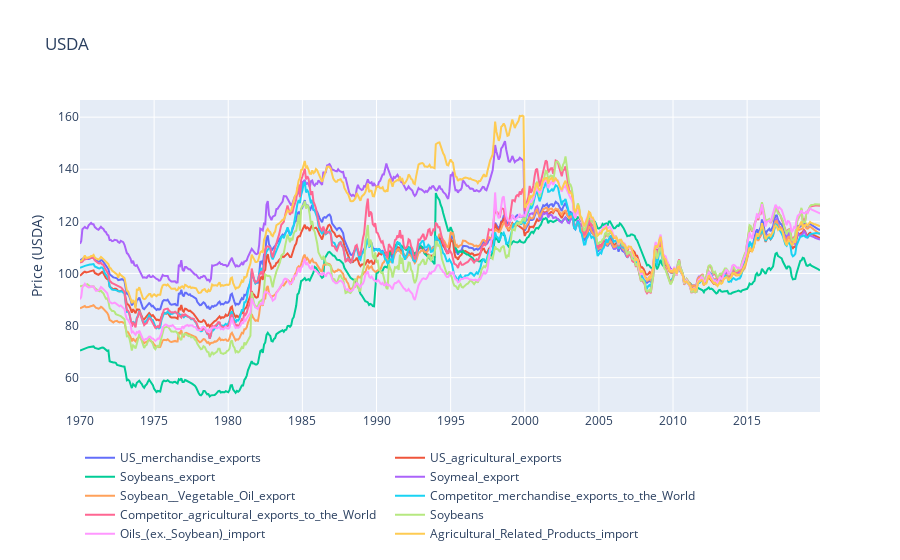

The code cell stored with this chart in its notebook:
### Code cell
#fig = go.Figure(data=go.Scatter(x=nov_data['Date'] , y=nov_data['U.S._merchandise_exports_to_the_World'] ))

# Create traces
fig = go.Figure()

cols = list(nov_data)
unwanted_col = {"Year", "Month", "Date"} 
wanted = {"US_merchandise_exports", "US_agricultural_exports", "Soybeans_export",  "Soymeal_export", "Soybean__Vegetable_Oil_export",
          "Competitor_merchandise_exports_to_the_World", "Competitor_agricultural_exports_to_the_World", "Soybeans",
          "soymeal", "US_agricultural_import", "Oils_(ex._Soybean)_import", "Agricultural_Related_Products_import"}
  
cols = [ele for ele in cols if ele in wanted] 

'''for col_name in cols:
    fig.add_trace(go.Scatter(x=nov_data['Date'], y=nov_data[col_name],
                    mode='lines',
                    name=col_name))
fig.show()'''

#asset_df = nov_data[(nov_data['Month'] == 5)]
data = []
for col_name in cols[:10]:

    data.append(go.Scatter(x=nov_data['Date'].dt.strftime(date_format='%Y-%m-%d'), y=nov_data[col_name],
                    #mode='lines',
                    name=col_name))
layout = go.Layout(dict(title = "USDA",
                  xaxis = dict(title = ''),
                  yaxis = dict(title = 'Price (USDA)'),
                  ),legend=dict(
                orientation="h"))
py.iplot(dict(data=data, layout=layout), filename='basic-line', image_width=1200,
    image_height=800)

### Figure 1 — Plotly figure (JSON) as saved in the notebook; plotly's stock layout.template omitted (floating-point values rounded to 4 significant figures; data arrays with more than 128 entries replaced by an {"elided": "..."} marker saying what was removed)
{"data": [{"name": "US_merchandise_exports", "type": "scatter", "x": {"elided": "600 str values"}, "y": {"elided": "600 float values"}}, {"name": "US_agricultural_exports", "type": "scatter", "x": {"elided": "600 str values"}, "y": {"elided": "600 float values"}}, {"name": "Soybeans_export", "type": "scatter", "x": {"elided": "600 str values"}, "y": {"elided": "600 float values"}}, {"name": "Soymeal_export", "type": "scatter", "x": {"elided": "600 str values"}, "y": {"elided": "600 float values"}}, {"name": "Soybean__Vegetable_Oil_export", "type": "scatter", "x": {"elided": "600 str values"}, "y": {"elided": "600 float values"}}, {"name": "Competitor_merchandise_exports_to_the_World", "type": "scatter", "x": {"elided": "600 str values"}, "y": {"elided": "600 float values"}}, {"name": "Competitor_agricultural_exports_to_the_World", "type": "scatter", "x": {"elided": "600 str values"}, "y": {"elided": "600 float values"}}, {"name": "Soybeans", "type": "scatter", "x": {"elided": "600 str values"}, "y": {"elided": "600 float values"}}, {"name": "Oils_(ex._Soybean)_import", "type": "scatter", "x": {"elided": "600 str values"}, "y": {"elided": "600 float values"}}, {"name": "Agricultural_Related_Products_import", "type": "scatter", "x": {"elided": "600 str values"}, "y": {"elided": "600 float values"}}], "layout": {"legend": {"orientation": "h"}, "title": {"text": "USDA"}, "xaxis": {"title": {"text": ""}}, "yaxis": {"title": {"text": "Price (USDA)"}}}}
